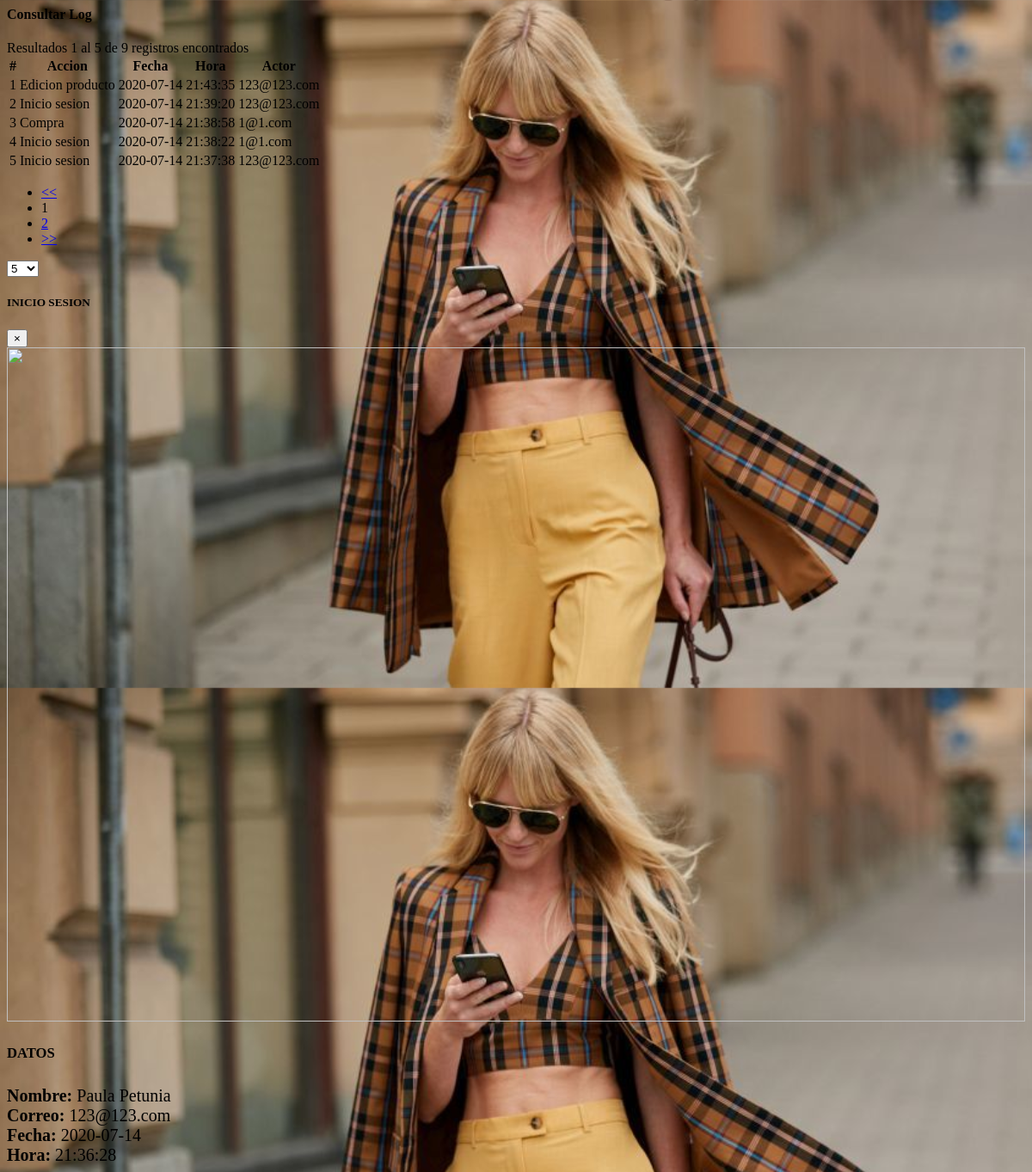
The page /presentacion/log/mostrarLog.php?idA=341 on the database as committed earlier.
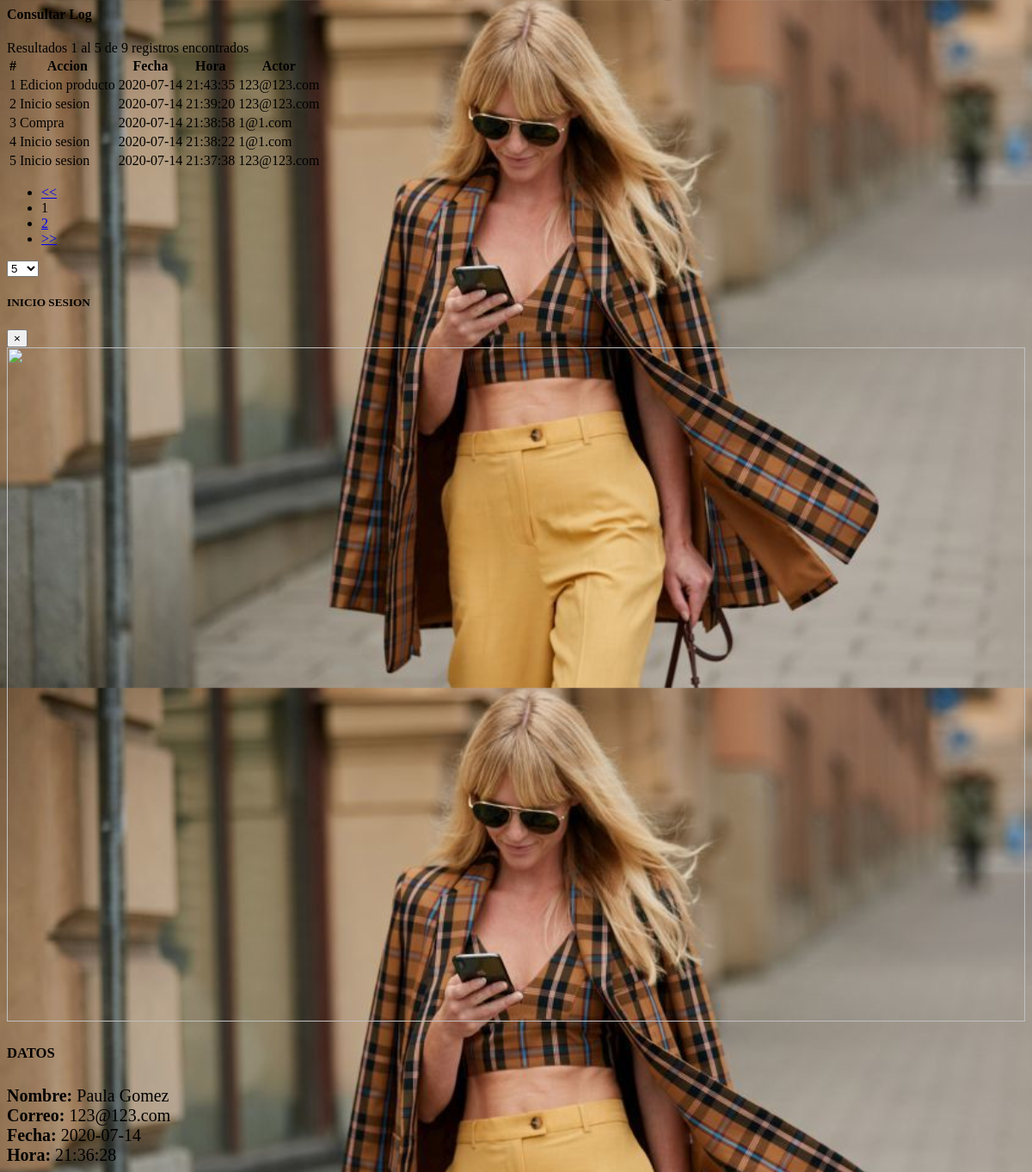
The same page on the database as committed later.
### tables this page shows
CREATE TABLE `administrador` (
  `idAdministrador` int(11) NOT NULL,
  `nombre` varchar(45) NOT NULL,
  `apellido` varchar(45) NOT NULL,
  `correo` varchar(45) NOT NULL,
  `clave` varchar(45) NOT NULL,
  `foto` varchar(45) DEFAULT NULL
);

### presentacion/log/mostrarLog.php (the view, shortened to what the changed rows need)
<?php
$log = new Log();
$cantidad = 5;
$pagina = 1;
$logs = $log->consultarPaginacion($cantidad, $pagina);
if (isset($_GET["idA"])) {
    $idA = $_GET["idA"];
    $logModal = new log($idA);
    $logModal->consultar();
?>
<?php
}
?>
<body style="background-image: url(img/fondo.jpg); background-size: cover;"></body>
<div class="container mt-5">
    <div class="row">
        <div class="col">
            <div class="card f">
                <div class="card-body">
                    <div style="overflow-x: scroll;">
                        <table class="table table-hover table-striped">
                            <tr>
                                <th>#</th>
                                <th>Accion</th>
                                <th>Fecha</th>
                                <th>Hora</th>
                                <th>Actor</th>
                                <th></th>
                            </tr>
                        </table>
                    </div>
                </div>
            </div>
        </div>
    </div>
</div>
<div class="container">
    <div class="modal fade" id="myModal" role="dialog">
        <div class="modal-dialog modal-xl">
            <div class="modal-content">
                <div class="modal-body mt-3 ">
                    <dic class="row mt-1 mb-4">
                        <?php
                        $c = new Cliente("", "", "", $logModal->getActor());
                        $a = new Administrador("", "", "", $logModal->getActor());
                        $p = new Proveedor("", "", "", $logModal->getActor());
                        $nombre = "";
                        $foto = "";
                        if ($c->BuscarLog()) {
                            $c->consultar();
                            $nombre = $c->getNombre() . " " . $c->getApellido();
                            if ($c->getFoto() != "") {
                                $foto = "ImgCli/" . $c->getIdCliente() . $c->getFoto();
                            }
                        } else if ($a->BuscarLog()) {
                            $a->consultar();
                            $nombre = $a->getNombre() . " " . $a->getApellido();
                        } else if ($p->BuscarLog()) {
                            $p->consultar();
                            $nombre = $p->getNombre() . " " . $p->getApellido();
                            if ($p->getFoto() != "") {
                                $foto = "ImgProv/" . $p->getId() . $p->getFoto();
                            }
                        }
                        if ($logModal->getAccion() == "Inicio sesion") {
                        ?>
                            <div class="col-lg-3">
                                <div class="card">
                                    <div class="card-body">
                                        <img src="<?php echo ($foto != "") ? $foto : "http://icons.iconarchive.com/icons/custom-icon-design/silky-line-user/512/user2-2-icon.png"; ?>" width="100%" class="img-thumbnail">
                                    </div>
                                </div>
                            </div>
                            <div class="col-lg-3" style="font-size: 20;">
                                <div class="card">
                                    <div class="card-header bg-dark text-white">
                                        <h5>DATOS</h5>
                                    </div>
                                    <div class="card-body ">
                                        <?php
                                        echo "<b> Nombre: </b>" . $nombre . "<br>";
                                        echo "<b> Correo: </b>" . $logModal->getActor() . "<br>";
                                        echo "<b> Fecha: </b>" . $logModal->getFecha() . "<br>";
                                        echo "<b> Hora: </b>" . $logModal->getHora() . "<br>";
                                        ?>
                                    </div>
                                </div>
                            </div>
                        <?php
                        } else if ($logModal->getAccion() == "Compra") {
                            $factura = new Factura(str_replace("Factura numero: ", "", $logModal->getDatos()));
                            $factura->consultarLog();
                            $prod = new FacturaProducto("", "", "", $factura->getIdFactura());
                            $produc = $prod->consultarTodos();
                        ?>
                            <div class="col-lg-3">
                                <div class="card" style="font-size: 20;">
                                    <div class="card-body">
                                        <?php
                                        echo "<b>Nombre: </b>" . $nombre . "<br>";
                                        echo "<b>Correo: </b>" . $logModal->getActor() . "<br><br>";
                                        echo "<b>Fecha: </b>" . $logModal->getFecha() . "<br>";
                                        echo "<b>Hora: </b>" . $logModal->getHora() . "<br>";
                                        echo "<b>Total: </b>$" . $factura->getValor() . "<br>";
                                        ?>
                                    </div>
                                </div>
                            </div>
                            <div class="col-lg-9">
                                <div class="card">
                                    <div class="card-header bg-dark text-white">
                                        <h5>PRODUCTOS</h5>
                                    </div>
                                    <div class="card-body">
                                        <table class="table table-hover table-striped">
                                            <tr>
                                                <th>Producto</th>
                                                <th>Cantidad</th>
                                                <th>Precio</th>
                                            </tr>
                                            <?php
                                            foreach ($produc as $prodActual) {
                                                $p = new Producto($prodActual->getIdProducto());
                                                $p->consultar();
                                            ?>
                                                <tr>
                                                    <td><?php echo $p->getNombre() ?></td>
                                                    <td><?php echo $prodActual->getCantidad() ?></td>
                                                    <td><?php echo $prodActual->getPrecio() ?></td>
                                                </tr>
                                            <?php
                                            } ?>
                                        </table>
                                    </div>
                                </div>
                            </div>
                        <?php
                        } else if ($logModal->getAccion() == "Edicion producto ") {
                            $vec = preg_split("'-'", $logModal->getDatos() . "-");
                            $prod = new Producto($vec[0]);
                            $prod->consultar2();
                        ?>
                            <div class="col-lg-1"></div>
                            <div class="col-lg-5">
                                <div class="card">
                                    <div class="card-header text-white bg-dark">
                                        <h5>VERSION ANTIGUA</h5>
                                    </div>
                                    <div class="card-body" style="font-size: 20;">
                                        <?php
                                        echo "<b>Codigo: </b>" . $vec[0] . "<br>";
                                        echo "<b>Producto: </b>" . $vec[1] . "<br>";
                                        echo "<b>Cantidad: </b>" . $vec[2] . "<br>";
                                        echo "<b>Precio: </b>" . $vec[3] . "<br>";
                                        echo "<b>Foto 1: </b>";
                                        echo ($vec[4] != "") ? $vec[4] : "NINGUNA";
                                        echo "<br>";
                                        echo "<b>Foto 1: </b>";
                                        echo ($vec[5] != "") ? $vec[4] : "NINGUNA";
                                        echo "<br>";
                                        echo "<b>Foto 1: </b>";
                                        echo ($vec[6] != "") ? $vec[4] : "NINGUNA";
                                        echo "<br>";
                                        ?>
                                    </div>
                                </div>
                            </div>
                            <div class="col-lg-5">
                                <div class="card">
                                    <div class="card-header text-white bg-dark">
                                        <h5>VERSION EDITADA</h5>
                                    </div>
                                    <div class="card-body" style="font-size: 20;">
                                        <?php
                                        echo "<b>Codigo: </b>" . $prod->getIdProducto() . "<br>";
                                        echo "<b>Producto: </b>" . $prod->getNombre() . "<br>";
                                        echo "<b>Cantidad: </b>" . $prod->getCantidad() . "<br>";
                                        echo "<b>Precio: </b>" . $prod->getPrecio() . "<br>";
                                        echo "<b>Foto 1: </b>";
                                        echo ($prod->getFoto() != "") ? $prod->getFoto() : "NINGUNA";
                                        echo "<br>";
                                        echo "<b>Foto 1: </b>";
                                        echo ($prod->getFoto2() != "") ? $prod->getFoto2() : "NINGUNA";
                                        echo "<br>";
                                        echo "<b>Foto 1: </b>";
                                        echo ($prod->getFoto3() != "") ? $prod->getFoto3() : "NINGUNA";
                                        echo "<br>";
                                        ?>
                                    </div>
                                </div>
                            </div>
                        <?php
                        } else if ($logModal->getAccion() == "Inserción producto ") {
                        ?>
                            <div class="col-lg-1"></div>
                            <div class="col-lg-4">
                                <div class="card">
                                    <div class="card-header bg-dark text-white">
                                        <h5>PROVEEDOR</h5>
                                    </div>
                                    <div class="card-body" style="font-size: 20;">
                                        <?php
                                        $vec = preg_split("'-'", $logModal->getDatos() . "-");
                                        $prov = new Proveedor($vec[3]);
                                        $prov->consultar();
                                        echo "<b>Codigo: </b>" . $prov->getId() . "<br>";
                                        echo "<b>Nombre: </b>" . $prov->getNombre() . " " . $prov->getApellido() . "<br>";
                                        echo "<b>Correo: </b>" . $prov->getCorreo() . "<br>";
                                        ?>
                                    </div>
                                </div>
                            </div>
                            <div class="col-lg-6">
                                <div class="card">
                                    <div class="card-header bg-dark text-white">
                                        <h5>NUEVO PRODUCTO</h5>
                                    </div>
                                    <div class="card-body" style="font-size: 20;">
                                        <?php
                                        $vec = preg_split("'-'", $logModal->getDatos() . "-");
                                        echo "<b>Producto: </b>" . $vec[0] . "<br>";
                                        echo "<b>Cantidad: </b>" . $vec[1] . "<br>";
                                        echo "<b>Precio: </b> $" . $vec[2] . "<br>";
                                        ?>
                                    </div>
                                </div>
                            </div>
                        <?php
                        } else if ($logModal->getAccion() == "Cambio estado") {
                            $vec = preg_split("'-'", $logModal->getDatos() . "-");
                            $cli;
                            if($vec[3]=="Cliente"){
                                $cli = new Cliente($vec[0]);
                                $cli->consultar();
                            }else if($vec[3]=="Administrador"){
                                $cli = new Administrador($vec[0]);
                                $cli->consultar();
                            }else{
                                $cli = new Proveedor($vec[0]);
                                $cli->consultar();
                            }
                        ?>
                        <div class="col-lg-2"></div>
                            <div class="col-lg-4">
                                <div class="card">
                                    <div class="card-header text-white bg-dark">
                                        <h5>USUARIO</h5>
                                    </div>
                                    <div class="card-body" style="font-size: 20;">
                                        <?php
                                        echo "<b>Codigo: </b>" . $vec[0] . "<br>";
                                        echo "<b>Nombre: </b>" . $cli->getNombre() ." ".$cli->getApellido(). "<br>";
                                        echo "<b>Correo: </b>" . $cli->getCorreo() . "<br>";
                                        ?>
                                    </div>
                                </div>
                            </div>
                            <div class="col-lg-4">
                                <div class="card">
                                    <div class="card-header text-white bg-dark">
                                        <h5>EDICION</h5>
                                    </div>
                                    <div class="card-body" style="font-size: 20;">
                                        <?php
                                        $aux=$vec[2];
                                        if($vec[1]=="Edicion: estado"){
                                            if($vec[2]=="2"){
                                                $aux="INHABILITADO";
                                            }else if($vec[2]=="3"){
                                                $aux="ACTIVADO";
                                            }else{
                                                $aux="NO ACTIVADO";
                                            }
                                        }
                                        echo $vec[1] ." - ".$aux. "<br>";
                                        echo "<b>Fecha: </b>" . $logModal->getFecha() . "<br>";
                                        echo "<b>Hora: </b>".$logModal->getHora();
                                        ?>
                                    </div>
                                </div>
                            </div>
                        <?php
                        }
                        ?>
                    </dic>
                </div>
            </div>
        </div>
    </div>
</div>

Rows that differ between the two databases and show on the page:
changed administrador: nombre "Paula Petunia" → "Paula Gomez"
